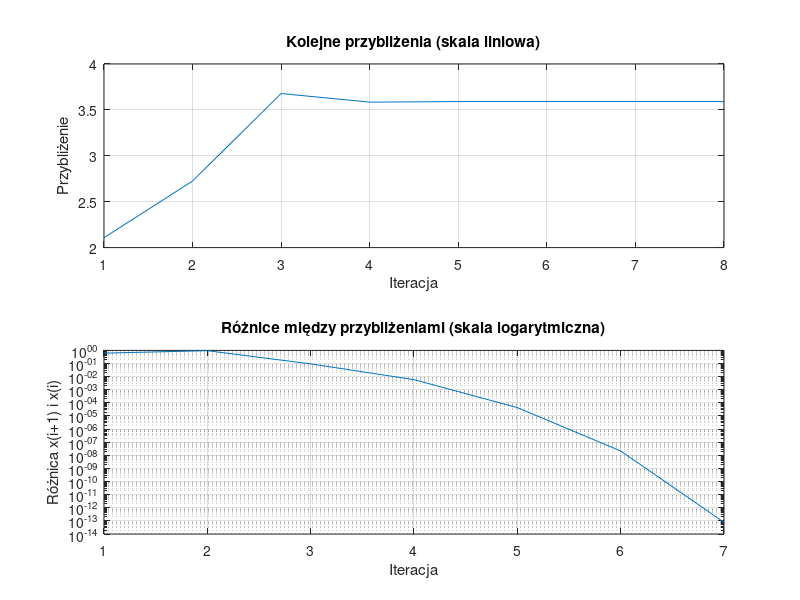

This figure's MATLAB source:
function [xvec,xdif,xsolution,ysolution,iterations] = impedance_secant()
% Wyznacza miejsce zerowe funkcji impedance_difference metodą siecznych.
% xvec - wektor z kolejnymi przybliżeniami miejsca zerowego;
%   xvec(1)=x2 przy założeniu, że x0 i x1 są punktami startowymi
% xdif - wektor różnic kolejnych przybliżeń miejsca zerowego
%   xdif(i) = abs(xvec(i+1)-xvec(i));
% xsolution - obliczone miejsce zerowe
% ysolution - wartość funkcji impedance_difference wyznaczona dla f=xsolution
% iterations - liczba iteracji wykonana w celu wyznaczenia xsolution

    x0 = 1; % pierwszy punkt startowy metody siecznych
    x1 = 10; % drugi punkt startowy metody siecznych
    ytolerance = 1e-12;% tolerancja wartości funkcji w przybliżonym miejscu zerowym.
    % Warunek abs(f1(xsolution))<ytolerance określa jak blisko zera ma znaleźć
    % się wartość funkcji w obliczonym miejscu zerowym funkcji f1(), aby obliczenia
    % zostały zakończone.
    max_iterations = 1000; % maksymalna liczba iteracji wykonana przez alg. bisekcji

    f0 = impedance_difference(x0);
    f1 = impedance_difference(x1);
    
    xvec = zeros(max_iterations,1);
    xdif = zeros(max_iterations-1,1);
    xsolution = Inf;
    ysolution = Inf;
    iterations = max_iterations;
    
    for i = 1:max_iterations
        % zastosowanie wzoru dla siecznych
        x2 = x1 - f1 * (x1 - x0) / (f1 - f0);
        f2 = impedance_difference(x2);
    
        xvec(i) = x2;
        if i > 1
            xdif(i-1) = abs(xvec(i) - xvec(i-1)); % różnica między przybliżeniami
        end
    
        % sprawdzenie warunku dokładności
        if abs(f2) < ytolerance
            xsolution = x2;
            ysolution = f2;
            iterations = i;
            break
        end
    
        % aktualizacja zmiennych do kolejnej iteracji
        x0 = x1;
        f0 = f1;
        x1 = x2;
        f1 = f2;
    end
    
    
        
    xvec = xvec(1:iterations); % wybór tylko iteracji z wektora
    if iterations > 1
        xdif = xdif(1:iterations-1);
    else
        xdif = [];
    end
    
    % wykresy
    figure;
    subplot(2,1,1);
    plot(xvec, '-');
    xlabel('Iteracja');
    ylabel('Przybliżenie');
    title('Kolejne przybliżenia (skala liniowa)');
    grid on;
    
    subplot(2,1,2);
    semilogy(xdif, '-');
    xlabel('Iteracja');
    ylabel('Różnica x(i+1) i x(i)');
    title('Różnice między przybliżeniami (skala logarytmiczna)');
    grid on;
    print -dpng zadanie3.png 
end


function impedance_delta = impedance_difference(f)
% Wyznacza moduł impedancji równoległego obwodu rezonansowego RLC pomniejszoną o wartość M.
% f - częstotliwość (Hz)

    % Stałe
    R = 525; % rezystancja [ohm]
    C = 7e-5; % pojemnosc [F]
    L = 3; % indukcyjnosc [H]
    M = 75; % wartosc odniesienia [ohm]

    if f <= 0
        error('Częstotliwość musi być większa od zera.');
    end

    % obliczenie modułu impedancji
    omega = 2 * pi * f;
    term = omega * C - 1 / (omega * L);
    denominator = sqrt(1 / R^2 + term^2);
    Z = 1 / denominator;

    % roznica wzgledem wartosci odniesienia
    impedance_delta = Z - M;
end